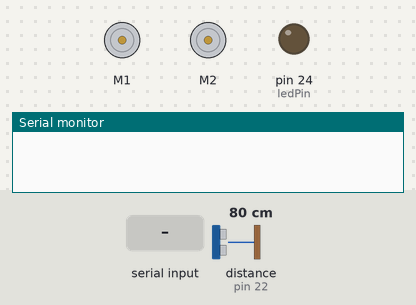
The sketch below on a simulated Arduino Mega 2560, built with avr-gcc and run on an emulated ATmega2560. Parts: 2 × DC motor (green arrow = forward, orange = backward, longer = faster), output pins drawn as LEDs (lit = HIGH), the last lines printed to the serial monitor. Inputs (shaded band) come from the test bench; at power-on: distance to the obstacle (sensor on pin 22) 80 cm. The echo pulse lasts 58.3 µs per cm; pins used as bus, display or sensor lines are not drawn.

Above: at 1.2 s.
1.3 s: "U" received over the second serial link
At 1.7 s:
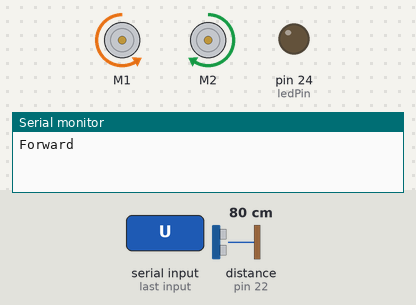
2.8 s: "D" received over the second serial link
At 4.0 s:
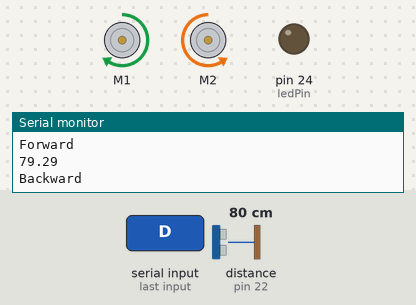
4.3 s: "L" received over the second serial link
At 5.2 s:
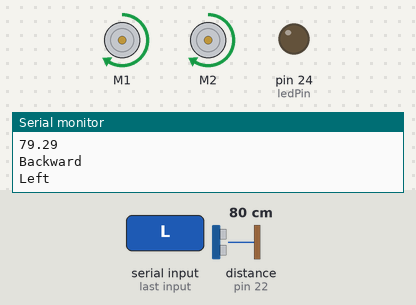
5.8 s: "R" received over the second serial link
At 6.3 s:
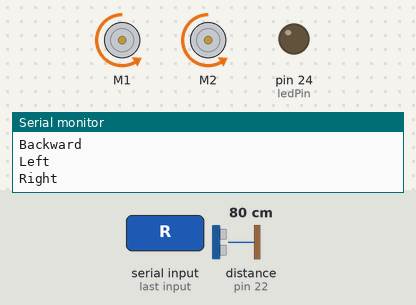
Timing chart, 0 to 8.3 s (numbered marks = the images above; inputs shaded):
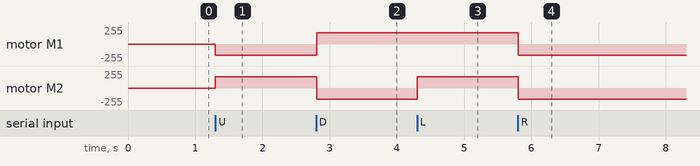

Measured:
- after the input at 1.3 s, motor M1: stopped → backward 170/255 at once; motor M2: stopped → forward 170/255 at once
- after the input at 2.8 s, motor M1: backward 170/255 → forward 170/255 at once; motor M2: forward 170/255 → backward 170/255 at once
- after the input at 4.3 s, motor M2: backward 170/255 → forward 170/255 at once
- after the input at 5.8 s, motor M1, motor M2: forward 170/255 → backward 170/255 at once

The sketch:

bt.ino
```cpp
#include <AFMotor.h>
#define Speed 170

AF_DCMotor M1(1);
AF_DCMotor M2(2);

const int TRIG_PIN = 23;
const int ECHO_PIN = 22;
const int DISTANCE_TRESHOLD = 30;
int ledPin = 24;
//const int buzzer = 5;

float duration_us, distance_cm;


void setup() {
  // put your setup code here, to run once:
  Serial.begin(9600);
  Serial1.begin(9600);

  pinMode(TRIG_PIN, OUTPUT);
  pinMode(ECHO_PIN, INPUT);
  pinMode(ledPin, OUTPUT);
  //pinMode(buzzer, OUTPUT);

  M1.setSpeed(Speed);
  M2.setSpeed(Speed);


}


void loop() {
  bluetoothControl();
}

void bluetoothControl() {
  //Get the Bluetooth control remote values

  if (Serial1.available() > 0) {
    char value = Serial1.read();
    Serial1.println(value);

    if (value == 'U') {
      forward();
    } else if (value == 'D') {
      backward();
    } else if (value == 'L') {
      left();
    } else if (value == 'R') {
      right();
    } else if (value == 'S') {
      Stop();
    }
  }
}

/******************Motor functions*****************/
void forward() {
  Serial.println("Forward");

  M1.run(BACKWARD);
  M2.run(FORWARD);

}


void backward() {


  digitalWrite(TRIG_PIN, HIGH);
  delayMicroseconds(10);
  digitalWrite(TRIG_PIN, LOW);

  duration_us = pulseIn(ECHO_PIN, HIGH);
  distance_cm = 0.017 * duration_us;

  Serial.println(distance_cm);

  if (distance_cm <  DISTANCE_TRESHOLD)
  {// tone(buzzer, 1000);
    digitalWrite(ledPin, HIGH);
    delay(100);
     digitalWrite(ledPin, LOW);
    Stop();
  }
  else
  {
    //noTone(buzzer);
     M1.run(FORWARD);
     M2.run(BACKWARD);
    delay(1000);
  }

  Serial.println("Backward");

}


void right() {
  Serial.println("Right");
  M1.run(BACKWARD);
  M2.run(BACKWARD);
}

void left() {
  Serial.println("Left");
  M1.run(FORWARD);
  M2.run(FORWARD);
}

void Stop() {
  Serial.println("Stop");
  M1.run(RELEASE);
  M2.run(RELEASE);
}
```
